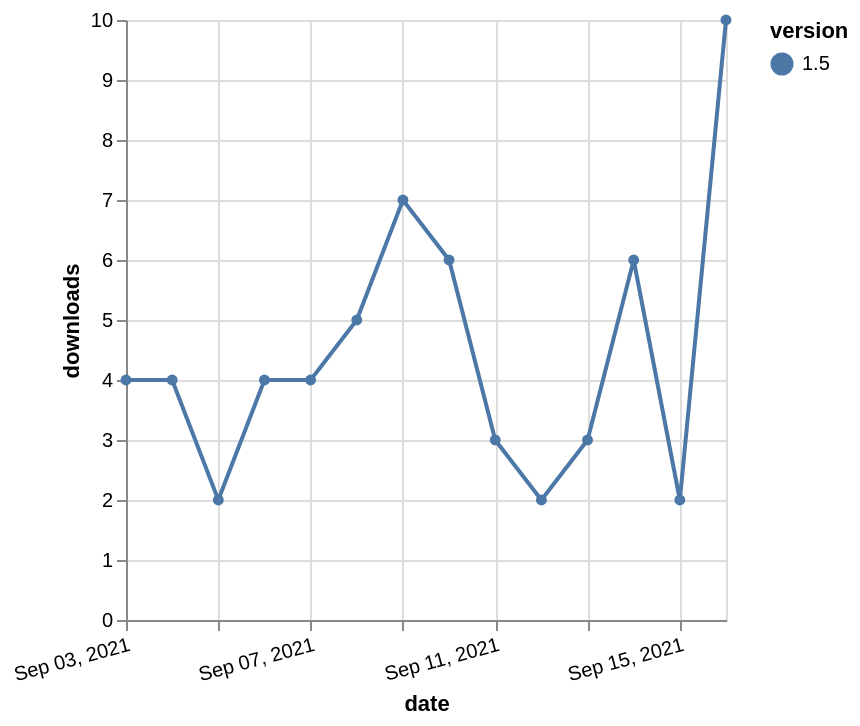

Write a Vega-Lite specification for this figure.
### Vega-Lite specification from a JSON file in a GitHub repository (floating-point values rounded to 4 significant figures)
{"$schema": "https://vega.github.io/schema/vega-lite/v5.json", "description": "A simple bar chart with embedded data.", "data": {"values": [{"date": "2021-09-03", "total": 9085, "delta": 4, "version": "1.5"}, {"date": "2021-09-04", "total": 9089, "delta": 4, "version": "1.5"}, {"date": "2021-09-05", "total": 9091, "delta": 2, "version": "1.5"}, {"date": "2021-09-06", "total": 9095, "delta": 4, "version": "1.5"}, {"date": "2021-09-07", "total": 9099, "delta": 4, "version": "1.5"}, {"date": "2021-09-08", "total": 9104, "delta": 5, "version": "1.5"}, {"date": "2021-09-09", "total": 9111, "delta": 7, "version": "1.5"}, {"date": "2021-09-10", "total": 9117, "delta": 6, "version": "1.5"}, {"date": "2021-09-11", "total": 9120, "delta": 3, "version": "1.5"}, {"date": "2021-09-12", "total": 9122, "delta": 2, "version": "1.5"}, {"date": "2021-09-13", "total": 9125, "delta": 3, "version": "1.5"}, {"date": "2021-09-14", "total": 9131, "delta": 6, "version": "1.5"}, {"date": "2021-09-15", "total": 9133, "delta": 2, "version": "1.5"}, {"date": "2021-09-16", "total": 9143, "delta": 10, "version": "1.5"}]}, "width": "container", "mark": {"type": "line", "point": {"filled": true}}, "encoding": {"x": {"field": "date", "type": "temporal", "timeUnit": "yearmonthdate", "title": "date", "axis": {"labelAngle": -15}}, "y": {"field": "delta", "type": "quantitative", "title": "downloads"}, "color": {"field": "version", "type": "nominal"}, "tooltip": {"field": "delta"}}}
